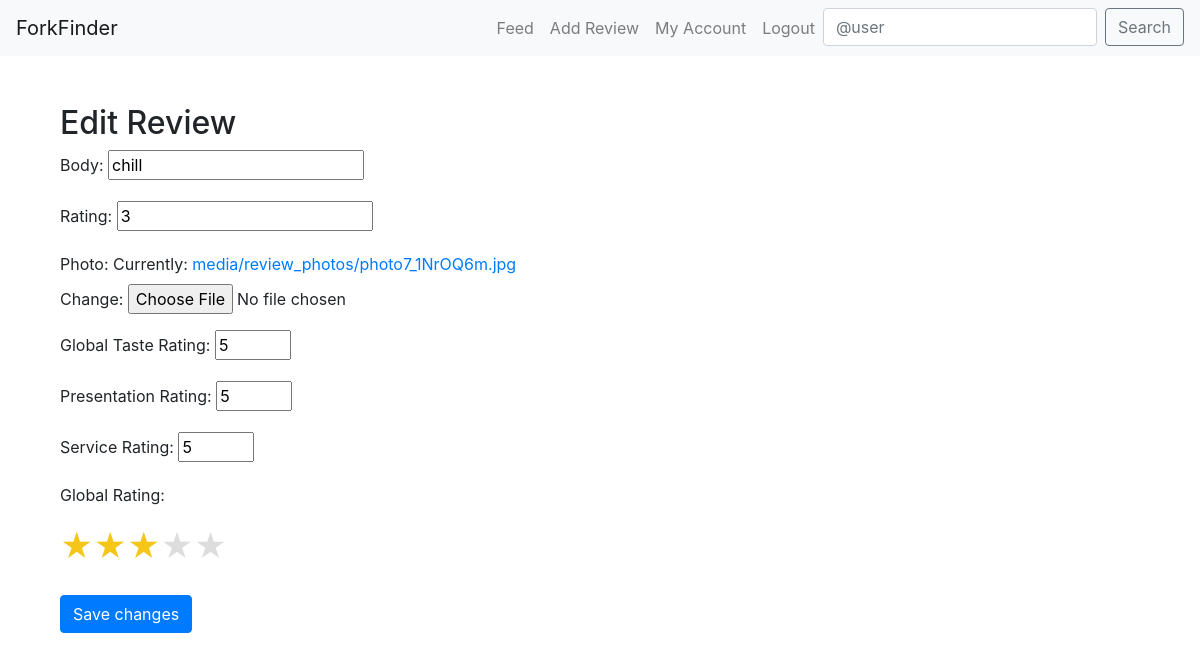
Page /edit_review/52/ (signed in) on the earlier database version.
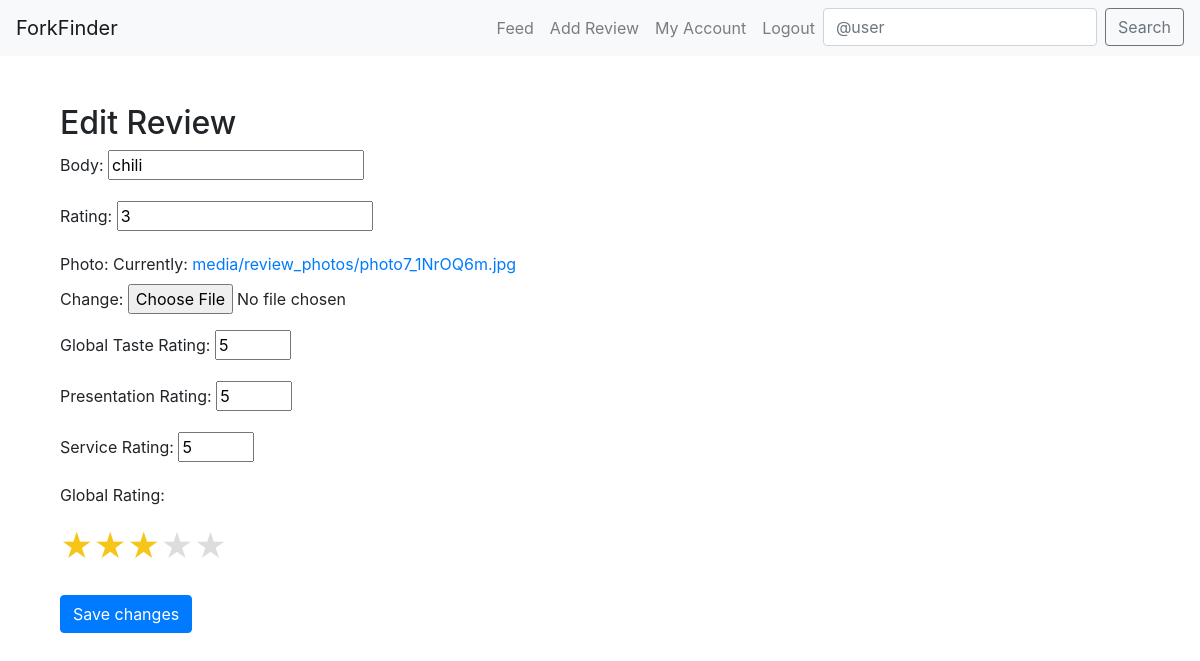
Same page on the later database version.
### core/models.py (models this page shows, shortened)
class Review(models.Model):
    user = models.ForeignKey(User, related_name="reviews", on_delete=models.CASCADE)
    restaurant = models.ForeignKey(Restaurant, on_delete=models.CASCADE)
    body = models.CharField(max_length=255)
    rating = models.PositiveSmallIntegerField()
    taste_rating = models.PositiveSmallIntegerField(blank=True, null=True)
    presentation_rating = models.PositiveSmallIntegerField(blank=True, null=True)
    service_rating = models.PositiveSmallIntegerField(blank=True, null=True)
    photo = models.ImageField(upload_to='media/review_photos/')
    is_featured = models.BooleanField(default=False)
    created_at = models.DateTimeField(auto_now_add=True)

### core/views.py (the view)
# urls.py: path('edit_review/<int:pk>/', edit_review, name='edit_review'),
@login_required
def edit_review(request, pk):
    review = get_object_or_404(Review, pk=pk, user=request.user)
    if request.method == 'POST':
        if request.user.profile.is_culinary_critic:
            form = CriticReviewForm(request.POST, request.FILES, instance=review)
        else:
            form = ReviewForm(request.POST, request.FILES, instance=review)
        if form.is_valid():
            form.save()
            return redirect('my_account')
    else:
        if request.user.profile.is_culinary_critic:
            form = CriticReviewForm(instance=review)
        else:
            form = ReviewForm(instance=review)
    return render(request, 'edit_review.html', {'form': form, 'review': review})

### core/forms.py
class CriticReviewForm(forms.ModelForm):
    taste_rating = forms.IntegerField(label='Global Taste Rating', min_value=1, max_value=5, required=False)
    presentation_rating = forms.IntegerField(label='Presentation Rating', min_value=1, max_value=5, required=False)
    service_rating = forms.IntegerField(label='Service Rating', min_value=1, max_value=5, required=False)
    class Meta:
        model = Review
        fields = ['body', 'rating', 'photo', 'taste_rating', 'presentation_rating', 'service_rating', ]

### core/models.py (called while the page is built)
    def is_culinary_critic(self):
        return self.user_type == 'critic'

### templates/edit_review.html (shortened to what this page needs)
{% extends "base.html" %}
{% block content %}
<div class="container">
    <h2>Edit Review</h2>
    <form method="post" enctype="multipart/form-data">
        {{ form.as_p }}
        <p>Global Rating:</p>
        <div class="form-group">
            <div class="star-rating">
                <input type="radio" id="star5" name="rating" value="5" {% if form.instance.rating == 5 %}checked{% endif %}><label for="star5" title="5 stars">&#9733;</label>
                <input type="radio" id="star4" name="rating" value="4" {% if form.instance.rating == 4 %}checked{% endif %}><label for="star4" title="4 stars">&#9733;</label>
                <input type="radio" id="star3" name="rating" value="3" {% if form.instance.rating == 3 %}checked{% endif %}><label for="star3" title="3 stars">&#9733;</label>
                <input type="radio" id="star2" name="rating" value="2" {% if form.instance.rating == 2 %}checked{% endif %}><label for="star2" title="2 stars">&#9733;</label>
                <input type="radio" id="star1" name="rating" value="1" {% if form.instance.rating == 1 %}checked{% endif %}><label for="star1" title="1 star">&#9733;</label>
            </div>
        </div>
        <button type="submit" class="btn btn-primary">Save changes</button>
    </form>
</div>
{% endblock %}

Differences in the rows shown:
changed Review: body "chill" → "chili"
